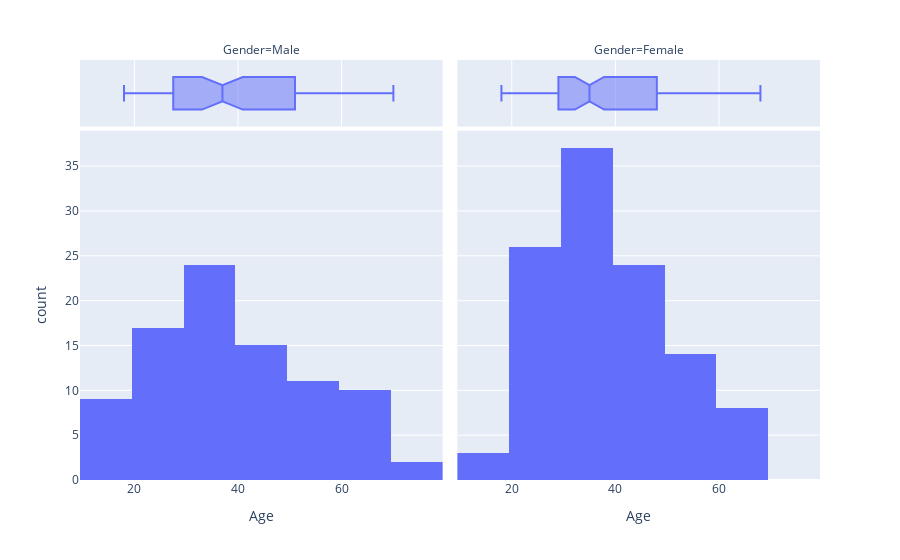

The code cell stored with this chart in its notebook:
### Code cell
fig = px.histogram(df, x="Age", nbins=10, marginal="box", facet_col="Gender")
fig.show()

### Figure 1 — Plotly figure (JSON) as saved in the notebook; plotly's stock layout.template omitted (floating-point values rounded to 4 significant figures)
{"data": [{"alignmentgroup": "True", "bingroup": "x", "hovertemplate": "Gender=Male<br>Age=%{x}<br>count=%{y}<extra></extra>", "legendgroup": "", "marker": {"color": "#636efa"}, "name": "", "nbinsx": 10, "offsetgroup": "", "orientation": "v", "showlegend": false, "type": "histogram", "x": [19, 21, 64, 67, 37, 22, 20, 52, 35, 25, 31, 29, 35, 60, 53, 18, 24, 48, 33, 59, 47, 69, 53, 70, 19, 63, 18, 19, 70, 59, 26, 40, 57, 38, 67, 48, 18, 48, 24, 48, 20, 67, 26, 49, 54, 68, 66, 65, 19, 27, 39, 43, 40, 59, 38, 47, 39, 20, 32, 19, 32, 25, 28, 48, 34, 43, 39, 37, 34, 19, 50, 42, 32, 40, 28, 36, 36, 58, 27, 59, 35, 46, 30, 28, 33, 32, 32, 30], "xaxis": "x", "yaxis": "y"}, {"alignmentgroup": "True", "hovertemplate": "Gender=Male<br>Age=%{x}<extra></extra>", "legendgroup": "", "marker": {"color": "#636efa"}, "name": "", "notched": true, "offsetgroup": "", "showlegend": false, "type": "box", "x": [19, 21, 64, 67, 37, 22, 20, 52, 35, 25, 31, 29, 35, 60, 53, 18, 24, 48, 33, 59, 47, 69, 53, 70, 19, 63, 18, 19, 70, 59, 26, 40, 57, 38, 67, 48, 18, 48, 24, 48, 20, 67, 26, 49, 54, 68, 66, 65, 19, 27, 39, 43, 40, 59, 38, 47, 39, 20, 32, 19, 32, 25, 28, 48, 34, 43, 39, 37, 34, 19, 50, 42, 32, 40, 28, 36, 36, 58, 27, 59, 35, 46, 30, 28, 33, 32, 32, 30], "xaxis": "x3", "yaxis": "y3"}, {"alignmentgroup": "True", "bingroup": "x", "hovertemplate": "Gender=Female<br>Age=%{x}<br>count=%{y}<extra></extra>", "legendgroup": "", "marker": {"color": "#636efa"}, "name": "", "nbinsx": 10, "offsetgroup": "", "orientation": "v", "showlegend": false, "type": "histogram", "x": [20, 23, 31, 22, 35, 23, 30, 35, 58, 24, 35, 35, 46, 54, 45, 40, 23, 21, 49, 21, 42, 30, 36, 20, 65, 31, 49, 24, 50, 27, 29, 31, 49, 31, 50, 51, 27, 67, 54, 43, 68, 32, 47, 60, 60, 45, 23, 49, 46, 21, 55, 22, 34, 50, 68, 40, 32, 47, 27, 23, 49, 21, 66, 19, 38, 18, 19, 63, 49, 51, 50, 38, 40, 23, 31, 25, 31, 29, 44, 35, 57, 28, 32, 32, 34, 44, 38, 47, 27, 30, 30, 56, 29, 31, 36, 33, 36, 52, 30, 37, 32, 29, 41, 54, 41, 36, 34, 32, 38, 47, 35, 45], "xaxis": "x2", "yaxis": "y2"}, {"alignmentgroup": "True", "hovertemplate": "Gender=Female<br>Age=%{x}<extra></extra>", "legendgroup": "", "marker": {"color": "#636efa"}, "name": "", "notched": true, "offsetgroup": "", "showlegend": false, "type": "box", "x": [20, 23, 31, 22, 35, 23, 30, 35, 58, 24, 35, 35, 46, 54, 45, 40, 23, 21, 49, 21, 42, 30, 36, 20, 65, 31, 49, 24, 50, 27, 29, 31, 49, 31, 50, 51, 27, 67, 54, 43, 68, 32, 47, 60, 60, 45, 23, 49, 46, 21, 55, 22, 34, 50, 68, 40, 32, 47, 27, 23, 49, 21, 66, 19, 38, 18, 19, 63, 49, 51, 50, 38, 40, 23, 31, 25, 31, 29, 44, 35, 57, 28, 32, 32, 34, 44, 38, 47, 27, 30, 30, 56, 29, 31, 36, 33, 36, 52, 30, 37, 32, 29, 41, 54, 41, 36, 34, 32, 38, 47, 35, 45], "xaxis": "x4", "yaxis": "y4"}], "layout": {"annotations": [{"font": {}, "showarrow": false, "text": "Gender=Male", "x": 0.245, "xanchor": "center", "xref": "paper", "y": 1, "yanchor": "bottom", "yref": "paper"}, {"font": {}, "showarrow": false, "text": "Gender=Female", "x": 0.755, "xanchor": "center", "xref": "paper", "y": 1, "yanchor": "bottom", "yref": "paper"}], "barmode": "relative", "legend": {"tracegroupgap": 0}, "margin": {"t": 60}, "xaxis": {"anchor": "y", "domain": [0, 0.49], "title": {"text": "Age"}}, "xaxis2": {"anchor": "y2", "domain": [0.51, 1], "matches": "x", "title": {"text": "Age"}}, "xaxis3": {"anchor": "y3", "domain": [0, 0.49], "matches": "x", "showgrid": true, "showticklabels": false}, "xaxis4": {"anchor": "y4", "domain": [0.51, 1], "matches": "x", "showgrid": true, "showticklabels": false}, "yaxis": {"anchor": "x", "domain": [0, 0.8316], "title": {"text": "count"}}, "yaxis2": {"anchor": "x2", "domain": [0, 0.8316], "matches": "y", "showticklabels": false}, "yaxis3": {"anchor": "x3", "domain": [0.8416, 1], "matches": "y3", "showgrid": false, "showline": false, "showticklabels": false, "ticks": ""}, "yaxis4": {"anchor": "x4", "domain": [0.8416, 1], "matches": "y3", "showgrid": false, "showline": false, "showticklabels": false, "ticks": ""}}}
